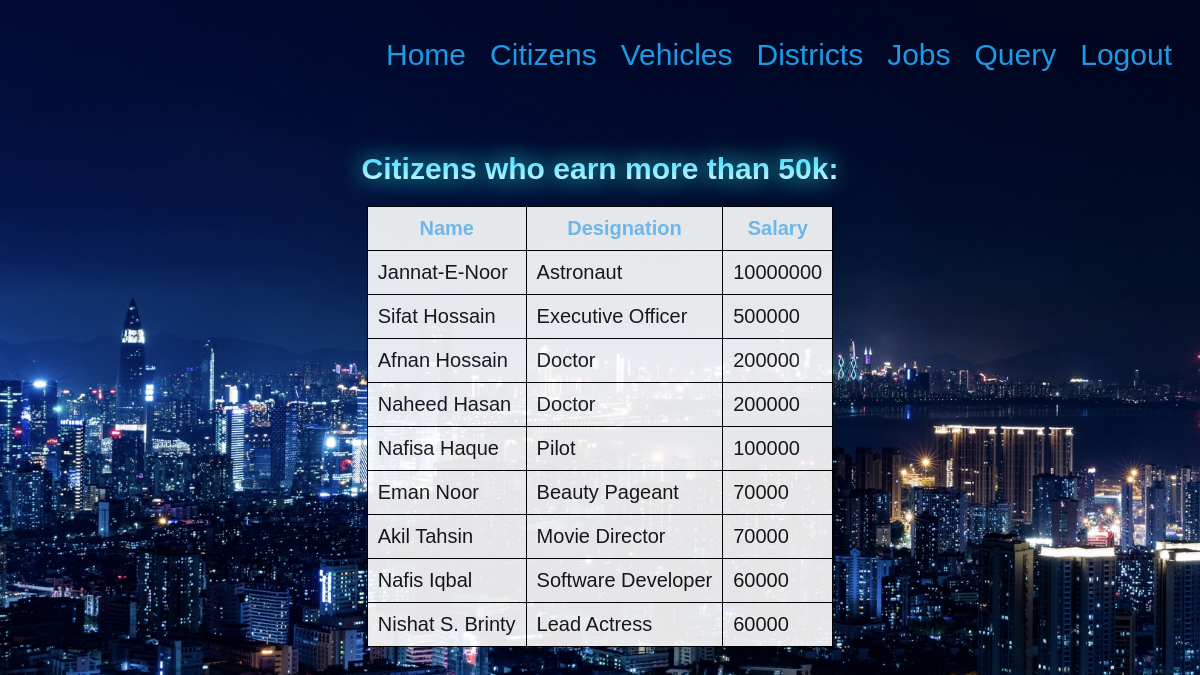
The page /ncdb/more50.php on the database its author committed.
### tables this page shows
CREATE TABLE `citizens` (
  `id` int(10) NOT NULL,
  `name` varchar(50) NOT NULL,
  `age` int(11) NOT NULL,
  `dob` date NOT NULL,
  `height` double NOT NULL,
  `sex` varchar(10) NOT NULL,
  `ms` varchar(10) NOT NULL,
  `ecolour` varchar(15) NOT NULL,
  `bg` varchar(5) NOT NULL,
  `dname` varchar(50) NOT NULL,
  `jname` varchar(50) NOT NULL
);

CREATE TABLE `jobs` (
  `rank` varchar(50) NOT NULL,
  `cn` varchar(50) NOT NULL,
  `salary` int(11) NOT NULL
);

### ncdb/more50.php (the view, shortened to what this page needs)
<html lang="en">
<head>
</head>
<body>
    <ul>
        <li><a href="home.php">Home</a></li>
        <li><a href="citizens.php">Citizens</a></li>
        <li><a href="vehicles.php">Vehicles</a></li>
        <li><a href="districts.php">Districts</a></li>
        <li><a href="jobs.php">Jobs</a></li>
        <li><a href="custom.php">Query</a></li>
        <li><a href="index.php" class="burn">Logout</a></li>
    </ul>
    <h1>
        Citizens who earn more than 50k:
    </h1>
    <?php
    require_once("dbconnect.php");
    $sql = "SELECT name,rank,salary FROM citizens inner join jobs on citizens.jname=jobs.rank where salary>50000 order by salary DESC";
    $result = mysqli_query($conn,$sql);
    if(mysqli_num_rows($result)!=0){
        ?>
        <table align="center" class=tab>
        <tr style="color: rgb(107, 196, 255)">
            <th>Name</th>
            <th>Designation</th>
            <th>Salary</th>
        </tr>
    <?php
        while($row = mysqli_fetch_array($result)){
    ?>
        <tr>
            <td><?php echo $row[0] ?></td>
            <td><?php echo $row[1] ?></td>
            <td><?php echo $row[2] ?></td>
        </tr>
    <?php
        }
    }
    ?>
    </table>
</body>
</html>

### ncdb/more50.php (style rules this page uses)
ul { margin:0px; padding:30px 20px; list-style-type: none; text-align: right; }
li { display: inline; margin-left:20px; font-size: 30px; }
a { color:rgb(28, 154, 228); text-decoration: none; transition: all 0.2s ease-in-out; font-family: Arial, Helvetica, sans-serif; }
body { background-image: url("welcome1.jpg"); -moz-background-size: cover; -webkit-background-size: cover; -o-background-size: cover; background-size: cover; }
h1 { color:white; text-align: center; font-size: 30px; font-family: Arial, Helvetica, sans-serif; text-shadow:0 0 25px rgb(56, 255, 255); margin-top: 50px; background: -webkit-linear-gradient(#33ccff, white); -webkit-background-clip: text; -webkit-text-fill-color: transparent; }
table,th,td { padding:10px; font-size: 20px; background: white; border: 1px solid black; border-collapse: collapse; font-family: Arial, Helvetica, sans-serif; transition: all 0.3s ease-in-out; opacity: 0.9; }

### rows shown on the page
citizens: name "Jannat-E-Noor", jobs.rank "Astronaut", jobs.salary "10000000"
citizens: name "Sifat Hossain", jobs.rank "Executive Officer", jobs.salary "500000"
citizens: name "Afnan Hossain", jobs.rank "Doctor", jobs.salary "200000"
citizens: name "Naheed Hasan", jobs.rank "Doctor", jobs.salary "200000"
citizens: name "Nafisa Haque", jobs.rank "Pilot", jobs.salary "100000"
citizens: name "Eman Noor", jobs.rank "Beauty Pageant", jobs.salary "70000"
citizens: name "Akil Tahsin", jobs.rank "Movie Director", jobs.salary "70000"
citizens: name "Nafis Iqbal", jobs.rank "Software Developer", jobs.salary "60000"
citizens: name "Nishat S. Brinty", jobs.rank "Lead Actress", jobs.salary "60000"
